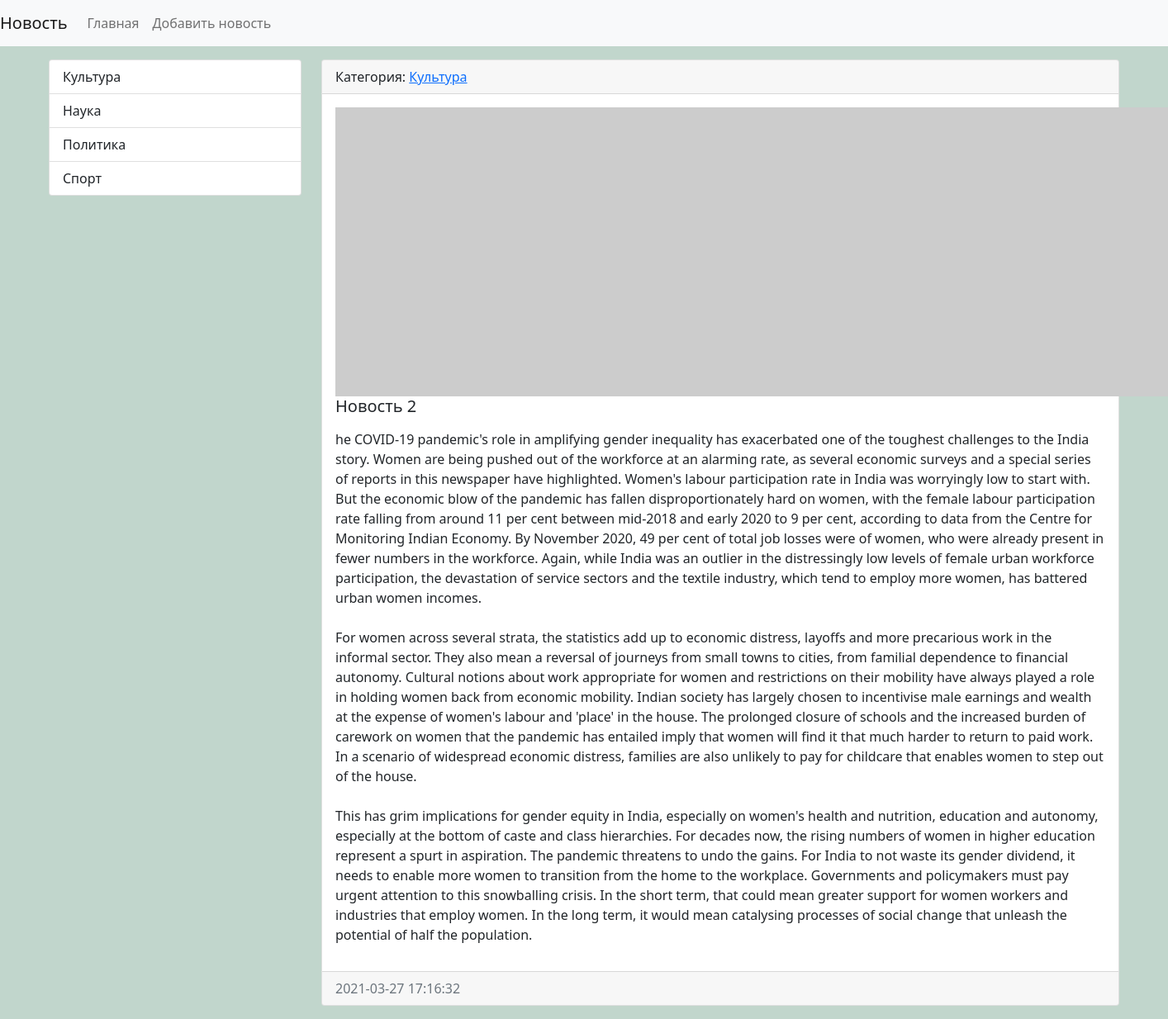
Screenshot of /news/2/ with the database file from the repository.
### news/models.py (models this page shows, shortened)
class Category (models.Model):
    title = models.CharField(max_length=150, db_index=True, verbose_name='Наименование категории')
    def __str__(self):
        return self.title
    def get_absolute_url(self):#url тег только в пайтон файлов
        return reverse('category', kwargs={'category_id': self.pk})
    class Meta:
        verbose_name = 'Категория'  # вербозу_нейм можно и в apps.py использовать
        verbose_name_plural = 'Категории'
        ordering = ['title']

class News(models.Model):
    title = models.CharField(max_length=150, verbose_name='Наименование')
    content = models.TextField(blank=True, verbose_name='Контент')#blank-значит может быть пустым
    created_at = models.DateTimeField(auto_now_add=True, verbose_name='Дата публикации')
    updated_at = models.DateTimeField(auto_now=True, verbose_name='Обновлено')
    photo = models.ImageField(upload_to='photos/%y/%m/%d', verbose_name='Фото', blank=True)# автоматом видет даты
    is_published = models.BooleanField(default=True, verbose_name='Опубликовано')
    category = models.ForeignKey(Category, on_delete=models.PROTECT, null=True, verbose_name='Категория')#связал с ктегорией ниже ,если бы класс категории был бы ниже,то 'Category' в кавычки
    class Meta:
        verbose_name = 'Новость'# вербозу_нейм можно и в apps.py использовать
        verbose_name_plural ='Новости'
        ordering = ['created_at']#Порядок сортировки для всего

### news/views.py (the view)
# urls.py: path('news/<int:news_id>/', view_news, name='view_news'),
def view_news(request, news_id):
    news_item = News.objects.get(pk=news_id)
    return render(request, 'news/view_news.html', {'news_item': news_item})

### news/templatetags/news_tags.py (called while the page is built)
@register.simple_tag()# создается тег {%get_categories%} только со словарем
def get_categories():
    return Category.objects.all()

### news/templates/news/view_news.html (shortened to what this page needs)
{% extends 'base.html' %}
{% block sidebar %}
{% include 'inc/_sidebar.html' %}
{% endblock %}
{% block content %}
<div class="card mb-3">
    <div class="card-header">
        Категория: <a href="{{ news_item.category.get_absolute_url }}">{{ news_item.category }}</a>
    </div>
    <div class="card-body">
        <div class="media">
            {% if item.photo %}
            <img src="{{ news_item.photo.url }}" alt="" width="350" class="mr-3">
            {% else %}
            <img src="https://picsum.photos/id/1060/350/235/?blur=2" alt="" class="mr-3">
            {% endif %}
            <div class="media-body">
                <h5 class="card-title">{{ news_item.title }}</h5>
                <p class="card-text">{{ news_item.content|safe|linebreaks }}</p>
            </div>
        </div>
    </div>
    <div class="card-footer text-muted">
        {{ news_item.created_at|date:"Y-m-d H:i:s" }}
    </div>
</div>
{% endblock %}

### templates/inc/_sidebar.html (shortened to what this page needs)
{% load news_tags %}
<div class="list-group">
    {% get_categories as categories %}
    {% for item in categories %}
        <a href="{% url 'category' item.pk %}" class="list-group-item list-group-item-action">{{ item.title }}</a>
        {% endfor %}
</div>

### mysite/static/css/style.css (style rules this page uses)
body { background-color: #c1d6cc; }

### rows the page displays
Category: title "Культура"
Category: title "Наука"
Category: title "Политика"
Category: title "Спорт"
News: category "Культура", title "Новость 2", content "he COVID-19 pandemic's role in amplifying gender inequality has exacerbated one of the toughest challenges to the India story. Women are being pushed out of the workforce at an alarming rate, as several economic surveys and a special series of reports in this newspaper have highlighted. Women's labour participation rate in India was worryingly low to start with. But the economic blow of the pandemic has fallen disproportionately hard on women, with the female labour participation rate falling from around 11 per cent between mid-2018 and early 2020 to 9 per cent, according to data from the Centre for Monitoring Indian Economy. By November 2020, 49 per cent of total job losses were of women,…", created_at "2021-03-27 17:16:32"
